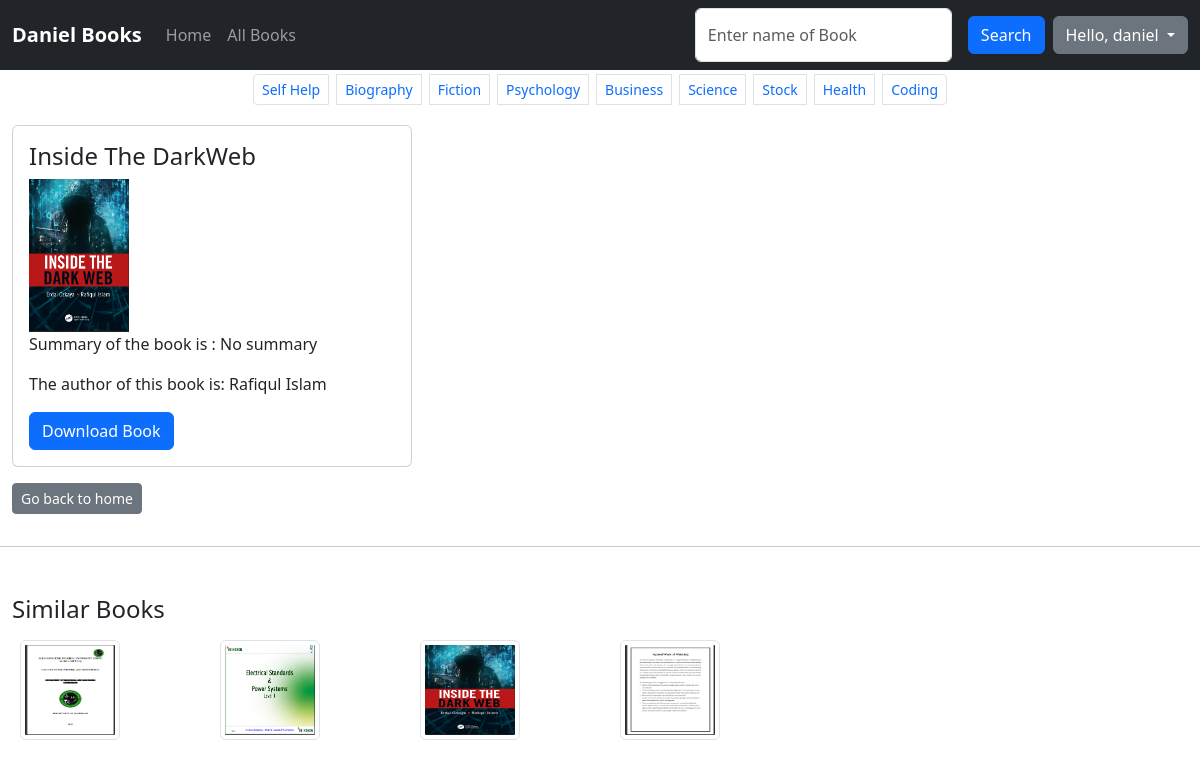
The app's page /book/book_detail/inside-the-darkweb (signed in) with its own data.
### bookapp/models.py (models this page shows, shortened)
class Category(models.Model):
    name = models.CharField('Categories', max_length = 50)
    slug = models.SlugField(max_length= 50)
    def __str__(self):
        return self.name
    class Meta:
        verbose_name_plural = 'Categories'

class Book(models.Model):
    title = models.CharField(max_length=50)
    slug = models.SlugField(max_length=50)
    cover_image = models.ImageField(upload_to= 'img', blank=True, null = True)
    author = models.CharField(max_length=50)
    summary = models.TextField()
    category = models.ManyToManyField(Category, related_name='books')
    pdf = models.FileField(upload_to= 'pdf')
    recommended_books = models.BooleanField(default=False)
    fiction_books = models.BooleanField(default=False)
    business_books = models.BooleanField(default=False)

### bookapp/views.py (the view)
# urls.py: path('book_detail/<slug:slug>', views.book_detail, name = 'book_detail'),
@login_required(login_url='login')
def book_detail(request,slug):
    books = Book.objects.get(slug=slug)
    book_category = books.category.first()
    similar_books = Book.objects.filter(category__name__startswith = book_category)
    context = {
        'books': books,
        'similar_books': similar_books,
    }
    return render(request, 'book_detail.html', context)

### bookapp/context_processors.py (called while the page is built)
def category_links(request):
    categories = Category.objects.all()
    return {'categories': categories}

def BookSearchForm(request):
    searchForm = bookSearchForm
    if request.method == 'POST':
        searchForm = bookSearchForm(request.POST)
        if searchForm.is_valid():
            searchForm.save()
    return {'searchForm': searchForm}

### bookapp/templates/book_detail.html (shortened to what this page needs)
{% extends 'base.html' %}
{% load static %}
{% block content %}
<div class="container-fluid">
    <div class="card" style="width:400px">
        <div class="card-body">
            <h4 class="card-title">{{ books.title }}</h4>
            <img class="img-fluid" src="{{ books.cover_image.url }}" alt="Card image" width="100" height="100">
            <p class="card-text"> Summary of the book is : {{ books.summary}}</p>
            <p class="card-text">The author of this book is: {{books.author}} </p>
            <a href="{{books.pdf.url}}" download="{{books.pdf.url}}" class="btn btn-primary"> Download Book</a>
        </div>
    </div>
    <div>
        <a href="{% url 'home' %}" class="btn btn-secondary btn-sm my-3">Go back to home</a>
    </div>
</div>
<hr>
<div class="container-fluid my-5">
    <h4>Similar Books </h4>
    <div class="row">
        {% for book in similar_books %}
        <div class="col-6 col-sm-4 col-md-4 col-lg-3 col-xl-2">
            <a href="{% url 'book_detail' book.slug %}">
                <div>
                    <div class="uk-card uk-card-default uk-card-body">
                        <img class="rounded img-thumbnail m-2" src="{{ book.cover_image.url }}" alt="" style="width: 100px; height: 100px;">
                    </div>
                </div>
            </a>
        </div>
        {% endfor%}
    </div>
{% endblock %}

### templates/base.html (shortened to what this page needs)
{% load static %}
<!DOCTYPE html>
<html lang="en" data-bs-theme =  >
<head>
    <link rel="stylesheet" href="{% static 'css/bootstrap.min.css' %}">
    <link rel="stylesheet" href="{% static 'css/loginpage.css' %}">
</head>
<body>
    <nav class="navbar navbar-expand-sm navbar-dark bg-dark" style=" width: 100%;">
        <div class="container-fluid">
          <a class="navbar-brand" href="javascript:void(0)"><strong>Daniel Books</strong></a>
          <div class="collapse navbar-collapse" id="mynavbar">
            <ul class="navbar-nav me-auto">
              <li class="nav-item">
                <a class="nav-link" href="/book">Home</a>
              </li>
              <li class="nav-item">
                <a class="nav-link" href="{% url 'all_books' %}">All Books</a>
              </li>
            </ul>
            <form class="d-flex" method="POST" action="{% url 'search_book' %}">
              {{ searchForm.name_of_book }}
              <button class="btn btn-primary m-2" type="submit" >Search</button>
            </form>
            {%if user.is_authenticated%}
              <div class="dropdown">
                <button type="button" class="btn btn-secondary dropdown-toggle" data-bs-toggle="dropdown">
                  Hello, {{user}}
                </button>
              </div>
            {% endif %}
          </div>
        </div>
      </nav>
<div class="container-fluid">
  <ul class="pagination pagination-sm justify-content-center">
    {% for category in categories %}
        <li class="page-item m-1">
          <a class="page-link" href="{% url 'category_detail' category.slug %}">
            {{ category.name }}
          </a>
        </li>
    {% endfor %}
  </ul>
</div>
    {% block content %}
    {% endblock %}
</body>
</html>

### staticfiles/css/loginpage.css (style rules this page uses)
* { margin: 0; padding: 0; box-sizing: border-box; }

### records on screen
Category: name "Self Help"
Category: name "Biography"
Category: name "Fiction"
Category: name "Psychology"
Category: name "Business"
Category: name "Science"
Category: name "Stock"
Category: name "Health"
Category: name "Coding"
Book: title "Inside The DarkWeb", cover_image (picture), summary "No summary", author "Rafiqul Islam"
Book: cover_image (picture)
Book: cover_image (picture)
Book: cover_image (picture)

### other values on screen
{{ user }} "daniel"
